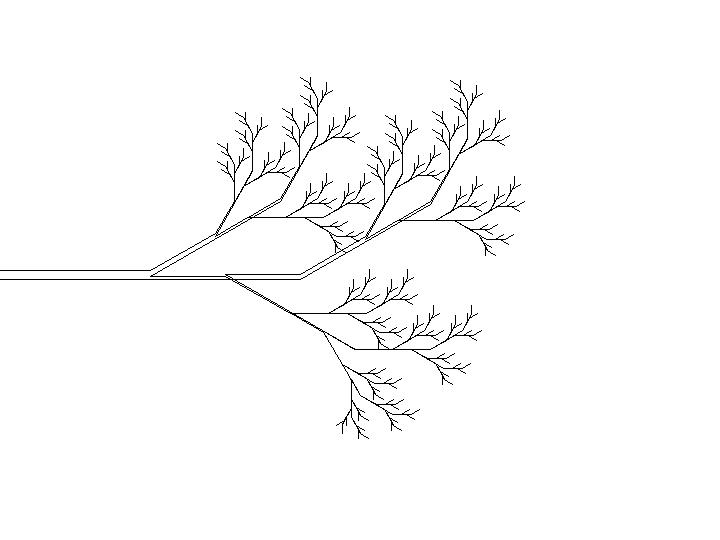

Here is the Python script that generated this plot:
import random
from math import cos, sin, pi
from PIL import Image, ImageDraw

def sign(x): # знак числа
        if x > 0:
                return 1
        if x < 0:
                return -1
        return 0

def line(x1, y1, x2, y2, draw):  # рисуем линию из точки (x1,y1) в точку (x2,y2)
        dX = abs(x2 - x1)
        dY = abs(y2 - y1)
        if dX >= dY: # если наклон по X больше Y, то X меняем на 1 и смотрим Y
            if x1 > x2: # если точка 2 правее точки 1, меняем их местами
                    x1, x2 = x2, x1
                    y1, y2 = y2, y1
            err = 0 # накапливаемая "ошибка"
            dErr = dY
            y = y1
            dirY = sign(y2 - y1)
            for x in range(x1, x2 + 1):
                    draw.point((x,y),(0,0,0))
                    err += dErr
                    if err + err >= dX:
                            y += dirY
                            err -= dX
        else: # если наклон по Y больше, то, наоборот, Y меняем на 1 и смотрим X
            if y1 > y2: # если точка 2 ближе точки 1, меняем их местами
                    x1, x2 = x2, x1
                    y1, y2 = y2, y1
            err = 0 # накапливаемая "ошибка"
            dErr = dX
            x = x1
            dirX = sign(x2 - x1)
            for y in range(y1, y2 + 1):
                    draw.point((x,y),(0,0,0))
                    err += dErr
                    if err + err >= dY:
                            x += dirX
                            err -= dY

class Turtle:
    def __init__(self, x, y, angle, draw):
        self.x = x
        self.y = y
        self.angle = angle
        self.draw = draw

    def move(self, count):
        self.new_x = self.x + round(cos(self.angle)*count)
        self.new_y = self.y + round(sin(self.angle)*count)
        line(self.x, self.y, self.new_x, self.new_y, self.draw)
        self.x = self.new_x
        self.y = self.new_y

    def rotate(self, angle):
        self.angle += angle

def fractal(size, depth, turtle):
    if depth == 1:
        turtle.move(size)
        turtle.move(-size)
    else:
        turtle.move(size/2)
        turtle.rotate(-pi/6)
        fractal(size/2, depth - 1, turtle)
        turtle.rotate(pi/6)
        turtle.move(size/4)
        turtle.rotate(pi/6)
        fractal(size/2, depth - 1, turtle)
        turtle.rotate(-pi/6)
        turtle.move(size/4)
        turtle.rotate(-pi/6)
        fractal(size/2, depth - 1, turtle)
        turtle.rotate(pi/6)
        turtle.move(-size)

image = Image.open("roof_half.jpg") #Открываем изображение
draw = ImageDraw.Draw(image) #Создаем инструмент для рисования
width  = image.size[0] #Определяем ширину
height = image.size[1] #Определяем высоту
pix = image.load() #Выгружаем значения пикселей

for x in range(width):
        for y in range(height):
                draw.point((x, y), (255, 255, 255))

turtle = Turtle(0, height//2, 0, draw)
fractal(300, 6, turtle)

image.show()
image.save("second.jpg")

del draw
